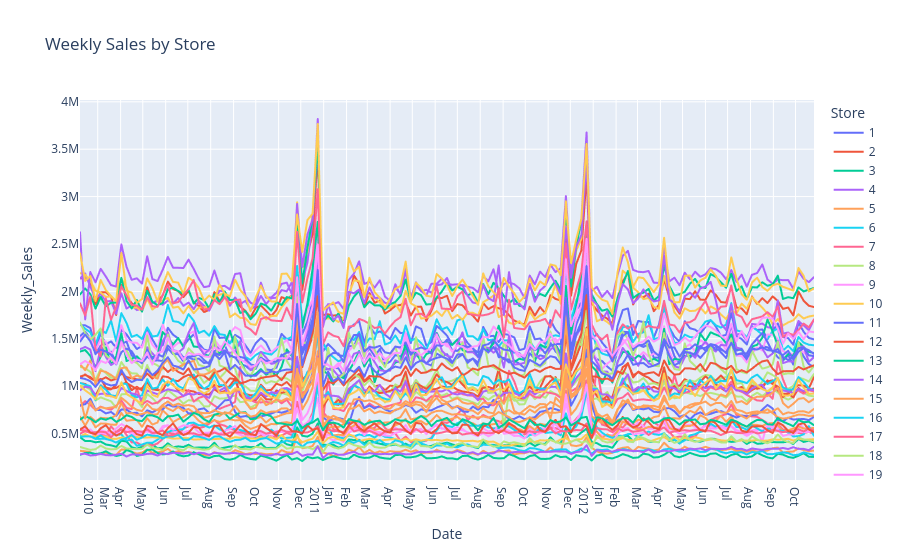

Notebook code cell kept with this figure:
### Code cell
df_plot = df.with_columns(pl.col("Store").cast(pl.Utf8))
fig = px.line(
    df_plot,
    x="Date",
    y="Weekly_Sales",
    color="Store",
    hover_data={"Date": "|%B %d, %Y"},
    title="Weekly Sales by Store",
)
fig.update_xaxes(dtick="M1", tickformat="%b\n%Y")
fig.show()

### Figure 1 — Plotly figure (JSON) as saved in the notebook; plotly's stock layout.template omitted (floating-point values rounded to 4 significant figures; data arrays with more than 128 entries replaced by an {"elided": "..."} marker saying what was removed)
{"data": [{"hovertemplate": "Store=1<br>Date=%{x|%B %d, %Y}<br>Weekly_Sales=%{y}<extra></extra>", "legendgroup": "1", "line": {"color": "#636efa", "dash": "solid"}, "marker": {"symbol": "circle"}, "mode": "lines", "name": "1", "showlegend": true, "type": "scattergl", "x": {"elided": "143 str values"}, "xaxis": "x", "y": {"elided": "143 float values"}, "yaxis": "y"}, {"hovertemplate": "Store=2<br>Date=%{x|%B %d, %Y}<br>Weekly_Sales=%{y}<extra></extra>", "legendgroup": "2", "line": {"color": "#EF553B", "dash": "solid"}, "marker": {"symbol": "circle"}, "mode": "lines", "name": "2", "showlegend": true, "type": "scattergl", "x": {"elided": "143 str values"}, "xaxis": "x", "y": {"elided": "143 float values"}, "yaxis": "y"}, {"hovertemplate": "Store=3<br>Date=%{x|%B %d, %Y}<br>Weekly_Sales=%{y}<extra></extra>", "legendgroup": "3", "line": {"color": "#00cc96", "dash": "solid"}, "marker": {"symbol": "circle"}, "mode": "lines", "name": "3", "showlegend": true, "type": "scattergl", "x": {"elided": "143 str values"}, "xaxis": "x", "y": {"elided": "143 float values"}, "yaxis": "y"}, {"hovertemplate": "Store=4<br>Date=%{x|%B %d, %Y}<br>Weekly_Sales=%{y}<extra></extra>", "legendgroup": "4", "line": {"color": "#ab63fa", "dash": "solid"}, "marker": {"symbol": "circle"}, "mode": "lines", "name": "4", "showlegend": true, "type": "scattergl", "x": {"elided": "143 str values"}, "xaxis": "x", "y": {"elided": "143 float values"}, "yaxis": "y"}, {"hovertemplate": "Store=5<br>Date=%{x|%B %d, %Y}<br>Weekly_Sales=%{y}<extra></extra>", "legendgroup": "5", "line": {"color": "#FFA15A", "dash": "solid"}, "marker": {"symbol": "circle"}, "mode": "lines", "name": "5", "showlegend": true, "type": "scattergl", "x": {"elided": "143 str values"}, "xaxis": "x", "y": {"elided": "143 float values"}, "yaxis": "y"}, {"hovertemplate": "Store=6<br>Date=%{x|%B %d, %Y}<br>Weekly_Sales=%{y}<extra></extra>", "legendgroup": "6", "line": {"color": "#19d3f3", "dash": "solid"}, "marker": {"symbol": "circle"}, "mode": "lines", "name": "6", "showlegend": true, "type": "scattergl", "x": {"elided": "143 str values"}, "xaxis": "x", "y": {"elided": "143 float values"}, "yaxis": "y"}, {"hovertemplate": "Store=7<br>Date=%{x|%B %d, %Y}<br>Weekly_Sales=%{y}<extra></extra>", "legendgroup": "7", "line": {"color": "#FF6692", "dash": "solid"}, "marker": {"symbol": "circle"}, "mode": "lines", "name": "7", "showlegend": true, "type": "scattergl", "x": {"elided": "143 str values"}, "xaxis": "x", "y": {"elided": "143 float values"}, "yaxis": "y"}, {"hovertemplate": "Store=8<br>Date=%{x|%B %d, %Y}<br>Weekly_Sales=%{y}<extra></extra>", "legendgroup": "8", "line": {"color": "#B6E880", "dash": "solid"}, "marker": {"symbol": "circle"}, "mode": "lines", "name": "8", "showlegend": true, "type": "scattergl", "x": {"elided": "143 str values"}, "xaxis": "x", "y": {"elided": "143 float values"}, "yaxis": "y"}, {"hovertemplate": "Store=9<br>Date=%{x|%B %d, %Y}<br>Weekly_Sales=%{y}<extra></extra>", "legendgroup": "9", "line": {"color": "#FF97FF", "dash": "solid"}, "marker": {"symbol": "circle"}, "mode": "lines", "name": "9", "showlegend": true, "type": "scattergl", "x": {"elided": "143 str values"}, "xaxis": "x", "y": {"elided": "143 float values"}, "yaxis": "y"}, {"hovertemplate": "Store=10<br>Date=%{x|%B %d, %Y}<br>Weekly_Sales=%{y}<extra></extra>", "legendgroup": "10", "line": {"color": "#FECB52", "dash": "solid"}, "marker": {"symbol": "circle"}, "mode": "lines", "name": "10", "showlegend": true, "type": "scattergl", "x": {"elided": "143 str values"}, "xaxis": "x", "y": {"elided": "143 float values"}, "yaxis": "y"}, {"hovertemplate": "Store=11<br>Date=%{x|%B %d, %Y}<br>Weekly_Sales=%{y}<extra></extra>", "legendgroup": "11", "line": {"color": "#636efa", "dash": "solid"}, "marker": {"symbol": "circle"}, "mode": "lines", "name": "11", "showlegend": true, "type": "scattergl", "x": {"elided": "143 str values"}, "xaxis": "x", "y": {"elided": "143 float values"}, "yaxis": "y"}, {"hovertemplate": "Store=12<br>Date=%{x|%B %d, %Y}<br>Weekly_Sales=%{y}<extra></extra>", "legendgroup": "12", "line": {"color": "#EF553B", "dash": "solid"}, "marker": {"symbol": "circle"}, "mode": "lines", "name": "12", "showlegend": true, "type": "scattergl", "x": {"elided": "143 str values"}, "xaxis": "x", "y": {"elided": "143 float values"}, "yaxis": "y"}, {"hovertemplate": "Store=13<br>Date=%{x|%B %d, %Y}<br>Weekly_Sales=%{y}<extra></extra>", "legendgroup": "13", "line": {"color": "#00cc96", "dash": "solid"}, "marker": {"symbol": "circle"}, "mode": "lines", "name": "13", "showlegend": true, "type": "scattergl", "x": {"elided": "143 str values"}, "xaxis": "x", "y": {"elided": "143 float values"}, "yaxis": "y"}, {"hovertemplate": "Store=14<br>Date=%{x|%B %d, %Y}<br>Weekly_Sales=%{y}<extra></extra>", "legendgroup": "14", "line": {"color": "#ab63fa", "dash": "solid"}, "marker": {"symbol": "circle"}, "mode": "lines", "name": "14", "showlegend": true, "type": "scattergl", "x": {"elided": "143 str values"}, "xaxis": "x", "y": {"elided": "143 float values"}, "yaxis": "y"}, {"hovertemplate": "Store=15<br>Date=%{x|%B %d, %Y}<br>Weekly_Sales=%{y}<extra></extra>", "legendgroup": "15", "line": {"color": "#FFA15A", "dash": "solid"}, "marker": {"symbol": "circle"}, "mode": "lines", "name": "15", "showlegend": true, "type": "scattergl", "x": {"elided": "143 str values"}, "xaxis": "x", "y": {"elided": "143 float values"}, "yaxis": "y"}, {"hovertemplate": "Store=16<br>Date=%{x|%B %d, %Y}<br>Weekly_Sales=%{y}<extra></extra>", "legendgroup": "16", "line": {"color": "#19d3f3", "dash": "solid"}, "marker": {"symbol": "circle"}, "mode": "lines", "name": "16", "showlegend": true, "type": "scattergl", "x": {"elided": "143 str values"}, "xaxis": "x", "y": {"elided": "143 float values"}, "yaxis": "y"}, {"hovertemplate": "Store=17<br>Date=%{x|%B %d, %Y}<br>Weekly_Sales=%{y}<extra></extra>", "legendgroup": "17", "line": {"color": "#FF6692", "dash": "solid"}, "marker": {"symbol": "circle"}, "mode": "lines", "name": "17", "showlegend": true, "type": "scattergl", "x": {"elided": "143 str values"}, "xaxis": "x", "y": {"elided": "143 float values"}, "yaxis": "y"}, {"hovertemplate": "Store=18<br>Date=%{x|%B %d, %Y}<br>Weekly_Sales=%{y}<extra></extra>", "legendgroup": "18", "line": {"color": "#B6E880", "dash": "solid"}, "marker": {"symbol": "circle"}, "mode": "lines", "name": "18", "showlegend": true, "type": "scattergl", "x": {"elided": "143 str values"}, "xaxis": "x", "y": {"elided": "143 float values"}, "yaxis": "y"}, {"hovertemplate": "Store=19<br>Date=%{x|%B %d, %Y}<br>Weekly_Sales=%{y}<extra></extra>", "legendgroup": "19", "line": {"color": "#FF97FF", "dash": "solid"}, "marker": {"symbol": "circle"}, "mode": "lines", "name": "19", "showlegend": true, "type": "scattergl", "x": {"elided": "143 str values"}, "xaxis": "x", "y": {"elided": "143 float values"}, "yaxis": "y"}, {"hovertemplate": "Store=20<br>Date=%{x|%B %d, %Y}<br>Weekly_Sales=%{y}<extra></extra>", "legendgroup": "20", "line": {"color": "#FECB52", "dash": "solid"}, "marker": {"symbol": "circle"}, "mode": "lines", "name": "20", "showlegend": true, "type": "scattergl", "x": {"elided": "143 str values"}, "xaxis": "x", "y": {"elided": "143 float values"}, "yaxis": "y"}, {"hovertemplate": "Store=21<br>Date=%{x|%B %d, %Y}<br>Weekly_Sales=%{y}<extra></extra>", "legendgroup": "21", "line": {"color": "#636efa", "dash": "solid"}, "marker": {"symbol": "circle"}, "mode": "lines", "name": "21", "showlegend": true, "type": "scattergl", "x": {"elided": "143 str values"}, "xaxis": "x", "y": {"elided": "143 float values"}, "yaxis": "y"}, {"hovertemplate": "Store=22<br>Date=%{x|%B %d, %Y}<br>Weekly_Sales=%{y}<extra></extra>", "legendgroup": "22", "line": {"color": "#EF553B", "dash": "solid"}, "marker": {"symbol": "circle"}, "mode": "lines", "name": "22", "showlegend": true, "type": "scattergl", "x": {"elided": "143 str values"}, "xaxis": "x", "y": {"elided": "143 float values"}, "yaxis": "y"}, {"hovertemplate": "Store=23<br>Date=%{x|%B %d, %Y}<br>Weekly_Sales=%{y}<extra></extra>", "legendgroup": "23", "line": {"color": "#00cc96", "dash": "solid"}, "marker": {"symbol": "circle"}, "mode": "lines", "name": "23", "showlegend": true, "type": "scattergl", "x": {"elided": "143 str values"}, "xaxis": "x", "y": {"elided": "143 float values"}, "yaxis": "y"}, {"hovertemplate": "Store=24<br>Date=%{x|%B %d, %Y}<br>Weekly_Sales=%{y}<extra></extra>", "legendgroup": "24", "line": {"color": "#ab63fa", "dash": "solid"}, "marker": {"symbol": "circle"}, "mode": "lines", "name": "24", "showlegend": true, "type": "scattergl", "x": {"elided": "143 str values"}, "xaxis": "x", "y": {"elided": "143 float values"}, "yaxis": "y"}, {"hovertemplate": "Store=25<br>Date=%{x|%B %d, %Y}<br>Weekly_Sales=%{y}<extra></extra>", "legendgroup": "25", "line": {"color": "#FFA15A", "dash": "solid"}, "marker": {"symbol": "circle"}, "mode": "lines", "name": "25", "showlegend": true, "type": "scattergl", "x": {"elided": "143 str values"}, "xaxis": "x", "y": {"elided": "143 float values"}, "yaxis": "y"}, {"hovertemplate": "Store=26<br>Date=%{x|%B %d, %Y}<br>Weekly_Sales=%{y}<extra></extra>", "legendgroup": "26", "line": {"color": "#19d3f3", "dash": "solid"}, "marker": {"symbol": "circle"}, "mode": "lines", "name": "26", "showlegend": true, "type": "scattergl", "x": {"elided": "143 str values"}, "xaxis": "x", "y": {"elided": "143 float values"}, "yaxis": "y"}, {"hovertemplate": "Store=27<br>Date=%{x|%B %d, %Y}<br>Weekly_Sales=%{y}<extra></extra>", "legendgroup": "27", "line": {"color": "#FF6692", "dash": "solid"}, "marker": {"symbol": "circle"}, "mode": "lines", "name": "27", "showlegend": true, "type": "scattergl", "x": {"elided": "143 str values"}, "xaxis": "x", "y": {"elided": "143 float values"}, "yaxis": "y"}, {"hovertemplate": "Store=28<br>Date=%{x|%B %d, %Y}<br>Weekly_Sales=%{y}<extra></extra>", "legendgroup": "28", "line": {"color": "#B6E880", "dash": "solid"}, "marker": {"symbol": "circle"}, "mode": "lines", "name": "28", "showlegend": true, "type": "scattergl", "x": {"elided": "143 str values"}, "xaxis": "x", "y": {"elided": "143 float values"}, "yaxis": "y"}, {"hovertemplate": "Store=29<br>Date=%{x|%B %d, %Y}<br>Weekly_Sales=%{y}<extra></extra>", "legendgroup": "29", "line": {"color": "#FF97FF", "dash": "solid"}, "marker": {"symbol": "circle"}, "mode": "lines", "name": "29", "showlegend": true, "type": "scattergl", "x": {"elided": "143 str values"}, "xaxis": "x", "y": {"elided": "143 float values"}, "yaxis": "y"}, {"hovertemplate": "Store=30<br>Date=%{x|%B %d, %Y}<br>Weekly_Sales=%{y}<extra></extra>", "legendgroup": "30", "line": {"color": "#FECB52", "dash": "solid"}, "marker": {"symbol": "circle"}, "mode": "lines", "name": "30", "showlegend": true, "type": "scattergl", "x": {"elided": "143 str values"}, "xaxis": "x", "y": {"elided": "143 float values"}, "yaxis": "y"}, {"hovertemplate": "Store=31<br>Date=%{x|%B %d, %Y}<br>Weekly_Sales=%{y}<extra></extra>", "legendgroup": "31", "line": {"color": "#636efa", "dash": "solid"}, "marker": {"symbol": "circle"}, "mode": "lines", "name": "31", "showlegend": true, "type": "scattergl", "x": {"elided": "143 str values"}, "xaxis": "x", "y": {"elided": "143 float values"}, "yaxis": "y"}, {"hovertemplate": "Store=32<br>Date=%{x|%B %d, %Y}<br>Weekly_Sales=%{y}<extra></extra>", "legendgroup": "32", "line": {"color": "#EF553B", "dash": "solid"}, "marker": {"symbol": "circle"}, "mode": "lines", "name": "32", "showlegend": true, "type": "scattergl", "x": {"elided": "143 str values"}, "xaxis": "x", "y": {"elided": "143 float values"}, "yaxis": "y"}, {"hovertemplate": "Store=33<br>Date=%{x|%B %d, %Y}<br>Weekly_Sales=%{y}<extra></extra>", "legendgroup": "33", "line": {"color": "#00cc96", "dash": "solid"}, "marker": {"symbol": "circle"}, "mode": "lines", "name": "33", "showlegend": true, "type": "scattergl", "x": {"elided": "143 str values"}, "xaxis": "x", "y": {"elided": "143 float values"}, "yaxis": "y"}, {"hovertemplate": "Store=34<br>Date=%{x|%B %d, %Y}<br>Weekly_Sales=%{y}<extra></extra>", "legendgroup": "34", "line": {"color": "#ab63fa", "dash": "solid"}, "marker": {"symbol": "circle"}, "mode": "lines", "name": "34", "showlegend": true, "type": "scattergl", "x": {"elided": "143 str values"}, "xaxis": "x", "y": {"elided": "143 float values"}, "yaxis": "y"}, {"hovertemplate": "Store=35<br>Date=%{x|%B %d, %Y}<br>Weekly_Sales=%{y}<extra></extra>", "legendgroup": "35", "line": {"color": "#FFA15A", "dash": "solid"}, "marker": {"symbol": "circle"}, "mode": "lines", "name": "35", "showlegend": true, "type": "scattergl", "x": {"elided": "143 str values"}, "xaxis": "x", "y": {"elided": "143 float values"}, "yaxis": "y"}, {"hovertemplate": "Store=36<br>Date=%{x|%B %d, %Y}<br>Weekly_Sales=%{y}<extra></extra>", "legendgroup": "36", "line": {"color": "#19d3f3", "dash": "solid"}, "marker": {"symbol": "circle"}, "mode": "lines", "name": "36", "showlegend": true, "type": "scattergl", "x": {"elided": "143 str values"}, "xaxis": "x", "y": {"elided": "143 float values"}, "yaxis": "y"}, {"hovertemplate": "Store=37<br>Date=%{x|%B %d, %Y}<br>Weekly_Sales=%{y}<extra></extra>", "legendgroup": "37", "line": {"color": "#FF6692", "dash": "solid"}, "marker": {"symbol": "circle"}, "mode": "lines", "name": "37", "showlegend": true, "type": "scattergl", "x": {"elided": "143 str values"}, "xaxis": "x", "y": {"elided": "143 float values"}, "yaxis": "y"}, {"hovertemplate": "Store=38<br>Date=%{x|%B %d, %Y}<br>Weekly_Sales=%{y}<extra></extra>", "legendgroup": "38", "line": {"color": "#B6E880", "dash": "solid"}, "marker": {"symbol": "circle"}, "mode": "lines", "name": "38", "showlegend": true, "type": "scattergl", "x": {"elided": "143 str values"}, "xaxis": "x", "y": {"elided": "143 float values"}, "yaxis": "y"}, {"hovertemplate": "Store=39<br>Date=%{x|%B %d, %Y}<br>Weekly_Sales=%{y}<extra></extra>", "legendgroup": "39", "line": {"color": "#FF97FF", "dash": "solid"}, "marker": {"symbol": "circle"}, "mode": "lines", "name": "39", "showlegend": true, "type": "scattergl", "x": {"elided": "143 str values"}, "xaxis": "x", "y": {"elided": "143 float values"}, "yaxis": "y"}, {"hovertemplate": "Store=40<br>Date=%{x|%B %d, %Y}<br>Weekly_Sales=%{y}<extra></extra>", "legendgroup": "40", "line": {"color": "#FECB52", "dash": "solid"}, "marker": {"symbol": "circle"}, "mode": "lines", "name": "40", "showlegend": true, "type": "scattergl", "x": {"elided": "143 str values"}, "xaxis": "x", "y": {"elided": "143 float values"}, "yaxis": "y"}, {"hovertemplate": "Store=41<br>Date=%{x|%B %d, %Y}<br>Weekly_Sales=%{y}<extra></extra>", "legendgroup": "41", "line": {"color": "#636efa", "dash": "solid"}, "marker": {"symbol": "circle"}, "mode": "lines", "name": "41", "showlegend": true, "type": "scattergl", "x": {"elided": "143 str values"}, "xaxis": "x", "y": {"elided": "143 float values"}, "yaxis": "y"}, {"hovertemplate": "Store=42<br>Date=%{x|%B %d, %Y}<br>Weekly_Sales=%{y}<extra></extra>", "legendgroup": "42", "line": {"color": "#EF553B", "dash": "solid"}, "marker": {"symbol": "circle"}, "mode": "lines", "name": "42", "showlegend": true, "type": "scattergl", "x": {"elided": "143 str values"}, "xaxis": "x", "y": {"elided": "143 float values"}, "yaxis": "y"}, {"hovertemplate": "Store=43<br>Date=%{x|%B %d, %Y}<br>Weekly_Sales=%{y}<extra></extra>", "legendgroup": "43", "line": {"color": "#00cc96", "dash": "solid"}, "marker": {"symbol": "circle"}, "mode": "lines", "name": "43", "showlegend": true, "type": "scattergl", "x": {"elided": "143 str values"}, "xaxis": "x", "y": {"elided": "143 float values"}, "yaxis": "y"}, {"hovertemplate": "Store=44<br>Date=%{x|%B %d, %Y}<br>Weekly_Sales=%{y}<extra></extra>", "legendgroup": "44", "line": {"color": "#ab63fa", "dash": "solid"}, "marker": {"symbol": "circle"}, "mode": "lines", "name": "44", "showlegend": true, "type": "scattergl", "x": {"elided": "143 str values"}, "xaxis": "x", "y": {"elided": "143 float values"}, "yaxis": "y"}, {"hovertemplate": "Store=45<br>Date=%{x|%B %d, %Y}<br>Weekly_Sales=%{y}<extra></extra>", "legendgroup": "45", "line": {"color": "#FFA15A", "dash": "solid"}, "marker": {"symbol": "circle"}, "mode": "lines", "name": "45", "showlegend": true, "type": "scattergl", "x": {"elided": "143 str values"}, "xaxis": "x", "y": {"elided": "143 float values"}, "yaxis": "y"}], "layout": {"legend": {"title": {"text": "Store"}, "tracegroupgap": 0}, "title": {"text": "Weekly Sales by Store"}, "xaxis": {"anchor": "y", "domain": [0, 1], "dtick": "M1", "tickformat": "%b\n%Y", "title": {"text": "Date"}}, "yaxis": {"anchor": "x", "domain": [0, 1], "title": {"text": "Weekly_Sales"}}}}
